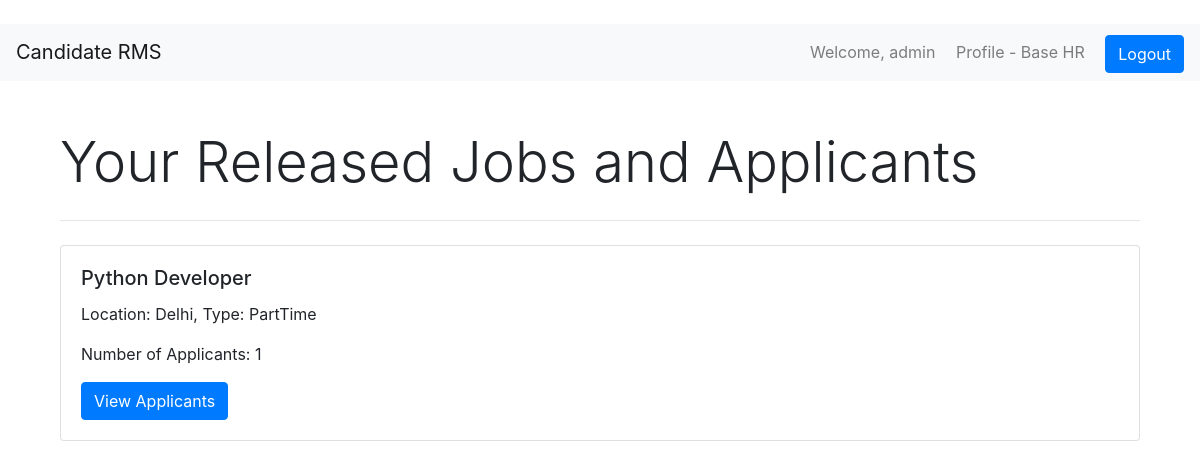
Page /view_job_applications/ (signed in) on the earlier database version.
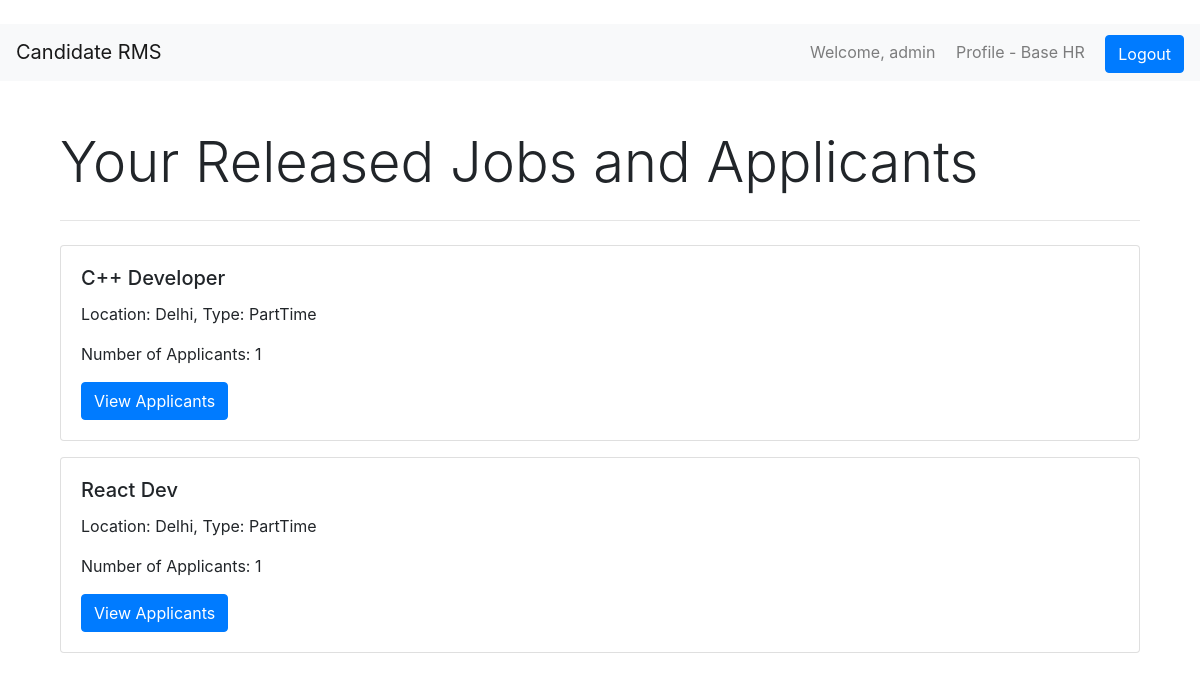
Same page on the later database version.
### main/models.py (models this page shows, shortened)
class Job(models.Model):
    job_name = models.CharField(max_length=255)
    job_release_date = models.DateField()
    job_closing_date = models.DateField()
    job_location = models.CharField(max_length=255)
    about_company = models.TextField()
    project_role = models.CharField(max_length=255)
    project_role_desc = models.TextField()
    work_experience = models.PositiveIntegerField()
    must_have_skills = models.TextField()
    good_to_have_skills = models.TextField()
    job_requirements = models.TextField()
    qualifications = models.TextField()
    types = [
        ('FullTime', 'FullTime'),
        ('PartTime', 'PartTime'),
        ('Internship', 'Internship')
    ]
    job_type = models.CharField(max_length=100, choices=types)
    released_by = models.ForeignKey(User, on_delete=models.CASCADE, null=True, blank=True)
    slug = AutoSlugField(populate_from='job_name', unique=True, null=True, blank=True)

### main/views.py (the view)
# urls.py: path('view_job_applications/', ViewJobApplications.as_view(), name='view_job_applications'),
class ViewJobApplications(UserPassesTestMixin, View):
    template_name = 'view_job_applications.html'
    def test_func(self):
        return self.request.user.is_authenticated
    def get(self, request):
        user = request.user
        job_info_with_applicants = []
        if user.profile.is_hr:
            released_jobs = Job.objects.filter(released_by=user)
        elif user.profile.is_teamlead or user.profile.is_teamMember or user.profile.is_manager or user.profile.is_mainHr or user.profile.is_onboardingHr:
            released_jobs = Job.objects.filter(released_by__profile__is_hr=True)
        def append_job_info(job, applicants):
            job_info = {
                'job_name': job.job_name,
                'job_location': job.job_location,
                'job_type': job.get_job_type_display(),
                'slug': job.slug,
                'num_applicants': applicants.count(),
                'applicants': applicants,
            }
            job_info_with_applicants.append(job_info)
        for job in released_jobs:
            applicants = JobApplication.objects.filter(job=job)
            if applicants:
                if user.profile.is_hr:
                    append_job_info(job, applicants)
                elif user.profile.is_teamlead or user.profile.is_teamMember:
                    if applicants.filter(hr_is_accepted=True , meetscheduled_by_hr=True):
                        append_job_info(job, applicants)
                elif user.profile.is_manager:
                    if applicants.filter(teamlead_is_accepted=True):
                        append_job_info(job, applicants)
                elif user.profile.is_mainHr:
                    if applicants.filter(manager_is_accepted=True):
                        append_job_info(job, applicants)
        return render(request, self.template_name, {'jobs_with_applicants': job_info_with_applicants})

### templates/view_job_applications.html
{% extends 'base.html' %}
{% block content %}
    <div class="container mt-5">
        {% if user.profile.is_hr %}
        <h1 class="display-4">Your Released Jobs and Applicants</h1>
        {% elif user.profile.is_teamlead or user.profile.is_teamMember %}
        <h1 class="display-4">See Applicants Forwarded by HR </h1>
        {% elif user.profile.is_manager %}
        <h1 class="display-4">See Applicants Forwarded by Team Leads </h1>
        {% elif user.profile.is_mainHr %}
        <h1 class="display-4">See Applicants Forwarded by Managers </h1>
        {% endif %}
        <hr class="my-4">
        {% if jobs_with_applicants %}
        {% for job_info in jobs_with_applicants %}
            <div class="card mb-3">
                <div class="card-body">
                    <h5 class="card-title">{{ job_info.job_name }}</h5>
                    <p class="card-text">Location: {{ job_info.job_location }}, Type: {{ job_info.job_type }}</p>
                    <p class="card-text">Number of Applicants: {{ job_info.num_applicants }}</p>
                    <a href="{% url 'view_applicants' job_info.slug %}" class="btn btn-primary">View Applicants</a>
                </div>
            </div>
        {% endfor %}
        {% else %}
        <h4 class="text-center">No Jobs Released Yet</h4>
        {% endif %}
    </div>
{% endblock content %}

Differences in the rows shown:
no longer on this page (row unchanged): Job: job_name "Python Developer", job_location "Delhi"
now on this page (row unchanged): Job: job_name "C++ Developer", job_location "Delhi"
added Job: job_name "React Dev", job_location "Delhi"
Other differences:
new list line: "Location: , Type: PartTime Number of Applicants: 1 View Applicants"
list line gone: "Location: , Type: PartTime Number of Applicants: 1 View Applicants"
